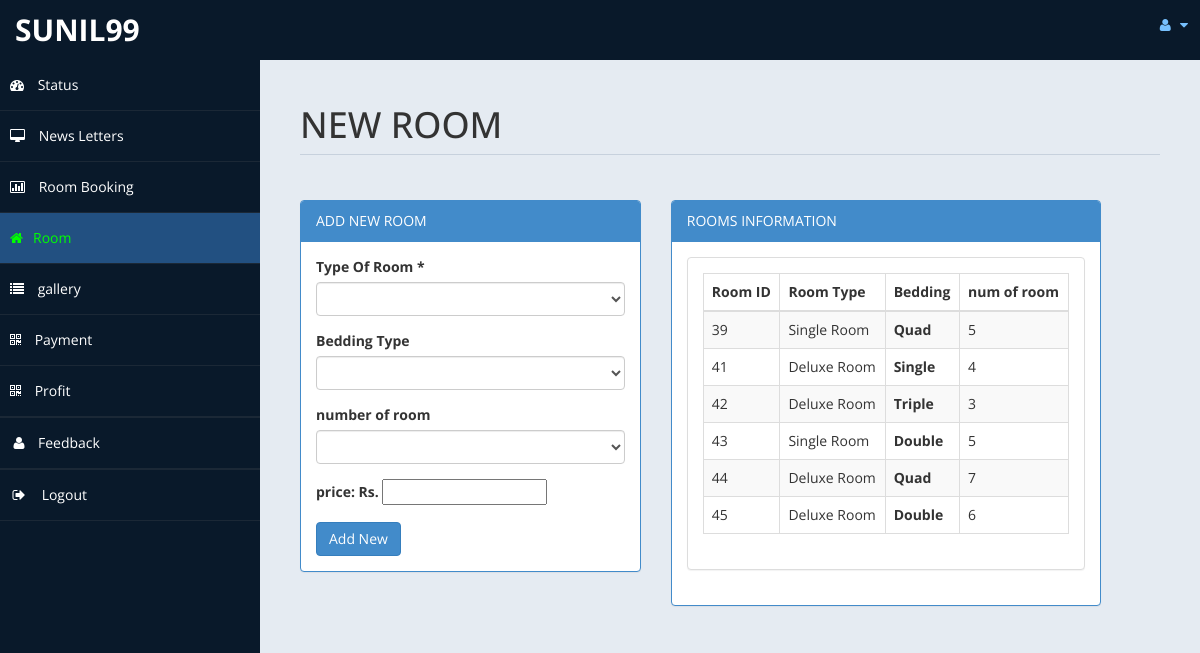
Page /homestay/admin/room.php (signed in) on the committed database.
### tables this page shows
CREATE TABLE `room` (
  `id` int(10) UNSIGNED NOT NULL,
  `type` varchar(15) DEFAULT NULL,
  `bedding` varchar(10) DEFAULT NULL,
  `place` varchar(10) DEFAULT NULL,
  `price` int(11) NOT NULL,
  `no_of_room` int(11) NOT NULL,
  `cusid` int(11) DEFAULT NULL,
  `H_id` int(11) NOT NULL,
  `owner` varchar(65) NOT NULL
);

### homestay/admin/room.php (the view, shortened to what this page needs)
<!DOCTYPE html>
<html xmlns="http://www.w3.org/1999/xhtml">
<head>
    <link href="assets/css/bootstrap.css" rel="stylesheet" />
    <link href="assets/css/font-awesome.css" rel="stylesheet" />
    <link href="assets/css/custom-styles.css" rel="stylesheet" />
</head>
<body>
    <div id="wrapper">
               <?php require'nav.php'; ?>
        <nav class="navbar-default navbar-side" role="navigation">
            <div class="sidebar-collapse">
                <ul class="nav" id="main-menu">
                    <li>
                        <a class="" href="home.php"><i class="fa fa-dashboard"></i> Status</a>
                    </li>
                    <li>
                        <a href="http://localhost/project_hstay_selected/homestay/admin/messages.php"><i class="fa fa-desktop"></i> News Letters</a>
                    </li>
                    <li>
                        <a href="roombook.php"><i class="fa fa-bar-chart-o"></i> Room Booking</a>
                    </li>
                    <li  >
                        <a style ="background-color:#225081!important;color:lime;" class="nav-link active-menu"><i class="fa fa-home"></i>Room</a>
                    <li>
                        <a href="gallery.php"><i class="fa fa-list"></i> gallery</a>
                    </li><li>
                        <a href="payment.php"><i class="fa fa-qrcode"></i> Payment</a>
                    </li>
                    <li>
                        <a  href="profit.php"><i class="fa fa-qrcode"></i> Profit</a>
                    </li> <li class="divider"></li>
                     <li><a href="feedback.php"><i class="fa fa-user fa-fw"></i>Feedback</a>
                        </li>
                        <li class="divider"></li>
                    <li>
                        <a href="test/logout.php"><i class="fa fa-sign-out fa-fw"></i> Logout</a>
                    </li>
                    </ul>
            </div>
        </nav>
        <div id="page-wrapper" >
            <div id="page-inner">
			 <div class="row">
                    <div class="col-md-12">
                        <h1 class="page-header">
                           NEW ROOM <small></small>
                        </h1>
                    </div>
                </div>
            <div class="row">
                <div class="col-md-5 col-sm-5">
                    <div class="panel panel-primary">
                        <div class="panel-heading">
                            ADD NEW ROOM
                        </div>
                        <div class="panel-body">
						<form name="form" method="post">
                            <div class="form-group">
                                            <label>Type Of Room *</label>
                                            <select name="troom"  class="form-control" required>
												<option value selected ></option>
                                                <option value="Deluxe Room">DELUXE ROOM</option>
                                            </select>
                              </div>
							 <div class="form-group">
                                            <label>Bedding Type</label>
                                            <select name="bed" class="form-control" required>
                                                <option value selected ></option>
                                                <option value="Single">Single</option>
                                            </select>
                               </div>
                               <div class="form-group">
                                            <label>number of room</label>
                                            <select name="room_no" class="form-control" required>
                                                <option value selected ></option>
                                                <option value="1">1</option>
                                            </select>
                               </div>
                               <div class="form-group">
                                            <label>price: Rs.</label>
                                            <input type="number" name="price">
                               </div>
							 <input type="submit" name="add" value="Add New" class="btn btn-primary">
							</form>
							<?php
							 include('db.php');
                 $user_id=$_SESSION['user'];
							?>
                        </div>
                    </div>
                </div>
            <div class="row">
                <div class="col-md-6 col-sm-6">
                    <div class="panel panel-primary">
                        <div class="panel-heading">
                            ROOMS INFORMATION
                        </div>
                        <div class="panel-body">
                    <div class="panel panel-default">
                        <div class="panel-body">
                            <div class="table-responsive">
                                <table class="table table-striped table-bordered table-hover" id="dataTables-example">
                                    <thead>
                                        <tr>
                                            <th>Room ID</th>
                                            <th>Room Type</th>
											<th>Bedding</th>
                                            <th>num of room</th>
                                        </tr>
                                    </thead>
                                    <tbody>
									<?php
                        $sql = "select * from room where owner='$user_id' limit 0,10 ;";
                        $re = mysqli_query($con,$sql);
										while($row= mysqli_fetch_array($re))
										{
												$id = $row['id'];
											if($id % 2 == 0)
											{
												echo "<tr class=odd gradeX>
													<td>".$row['id']."</td>
													<td>".$row['type']."</td>
												   <th>".$row['bedding']."</th>
                          <td>".$row['no_of_room']."</td>
												</tr>";
											}
											else
											{
												echo"<tr class=even gradeC>
													<td>".$row['id']."</td>
													<td>".$row['type']."</td>
												   <th>".$row['bedding']."</th>
                          <td>".$row['no_of_room']."</td>
												</tr>";
											}
										}
									?>
                                    </tbody>
                                </table>
                            </div>
                        </div>
                    </div>
                       </div>
                    </div>
                </div>
            </div>
					</div>
            </div>
        </div>
</body>
</html>

### homestay/admin/assets/css/custom-styles.css (style rules this page uses)
body { font-family: 'Open Sans', sans-serif; }
#wrapper { width: 100%; background:#09192A; }
#page-wrapper { padding: 15px 15px; min-height: 600px; background:#E5EBF2; }
#page-inner { width:100%; margin:10px 20px 10px 0px; background-color:transparent; padding:10px; min-height:1200px; }
h1, .h1, h2, .h2, h3, .h3 { margin-top: 7px; margin-bottom: -5px; }
.page-header { padding-bottom: 9px; margin: 10px 0 45px; border-bottom: 1px solid #C7D1DD; }
.sidebar-collapse , .sidebar-collapse .nav { background:none; }
.sidebar-collapse .nav { padding:0; }
.sidebar-collapse .nav > li > a { color:#fff; background:transparent; text-shadow:none; }
.sidebar-collapse > .nav > li > a { padding:15px 10px; }
.sidebar-collapse > .nav > li { border-bottom: 1px solid rgba(107, 108, 109, 0.19); }
.navbar-side { border:none; background-color: transparent; }
.navbar-default { border:0px solid black; }
.nav > li > a > i { margin-right:10px; }
@media (min-width:768px) { #page-wrapper { margin: 0 0 0 260px; padding: 15px 30px; min-height: 1200px; } }
@media (min-width:768px) { .navbar-side { z-index: 1; position: absolute; width: 260px; } }

### rows in the picture
room: id "39", type "Single Room", bedding "Quad", no_of_room "5"
room: id "41", type "Deluxe Room", bedding "Single", no_of_room "4"
room: id "42", type "Deluxe Room", bedding "Triple", no_of_room "3"
room: id "43", type "Single Room", bedding "Double", no_of_room "5"
room: id "44", type "Deluxe Room", bedding "Quad", no_of_room "7"
room: id "45", type "Deluxe Room", bedding "Double", no_of_room "6"

### other values in the picture
$_SESSION["user"] "SUNIL99"
